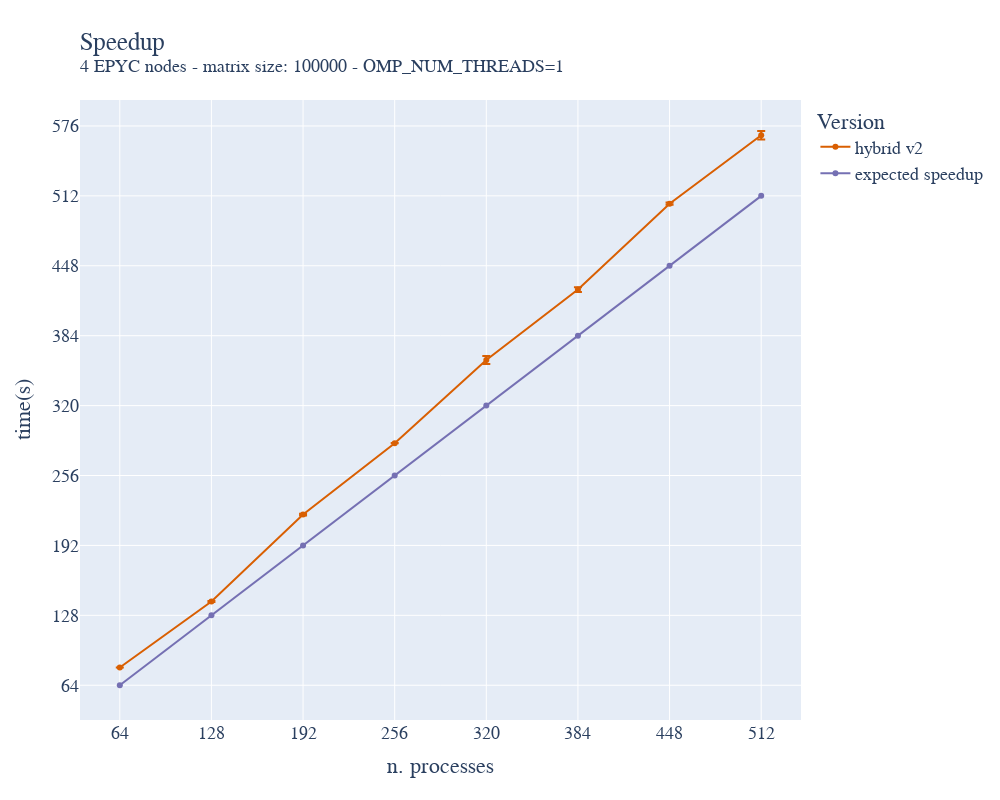

Notebook source saved alongside this figure:
### Code cell
strong_MPI_epyc_hybrid_static_big_grid_avg['speedup']=epyc_big_grid_ref/strong_MPI_epyc_hybrid_static_big_grid_avg["time"]["mean"]
strong_MPI_epyc_hybrid_static_big_grid_avg['expected_speedup']=strong_MPI_epyc_hybrid_static_big_grid_avg['size']['mean']
strong_MPI_epyc_hybrid_static_big_grid_avg['speedup_err']=strong_MPI_epyc_hybrid_static_big_grid_avg["time"]["std"]*epyc_big_grid_ref/strong_MPI_epyc_hybrid_static_big_grid_avg["time"]["mean"]**2

fig = go.Figure()

fig.add_trace(go.Scatter(x=strong_MPI_epyc_hybrid_static_big_grid_avg["size"]["mean"], y=strong_MPI_epyc_hybrid_static_big_grid_avg["speedup"], name='hybrid v2',
                         error_y=dict(
                             type="data",
                             array=strong_MPI_epyc_hybrid_static_big_grid_avg["speedup_err"],
                             visible=True)))
fig.add_trace(go.Scatter(x=strong_MPI_epyc_hybrid_static_big_grid_avg["size"]["mean"], y=strong_MPI_epyc_hybrid_static_big_grid_avg["expected_speedup"], name='expected speedup'))

fig.update_layout(
    title=go.layout.Title(
        text="Speedup<br><sup>4 EPYC nodes - matrix size: 100000 - OMP_NUM_THREADS=1</sup>",
        xref="paper",
        x=0,
    ),
    xaxis_title="n. processes",
    xaxis = dict(
        tickmode = 'linear',
        tick0 = '0',
        dtick = '64'
    ),
    yaxis_title="time(s)",
    yaxis = dict(
        tickmode = 'linear',
        tick0 = '0',
        dtick = '64'
    ),
    legend_title="Version",
    showlegend=True,
    font=dict(
        family="Courier New, monospace",
        size=18,
    ),
    colorway=["#d95f02","#7570b3"],
    autosize=False,
    width=1000,
    height=800,
)
fig.show()
fig.write_image("/home/andres/hpc/Foundations_of_HPC_2022/Assignment/my_assignment/report/images/strong_MPI_epyc_hybrid_big_grid_speedup.pdf", height=800, width=1000)

### Figure 1 — Plotly figure (JSON) as saved in the notebook; plotly's stock layout.template omitted (floating-point values rounded to 4 significant figures)
{"data": [{"error_y": {"array": [0.02113, 0.445, 0.8, 0.1366, 3.753, 2.139, 1.016, 3.933], "type": "data", "visible": true}, "name": "hybrid v2", "type": "scatter", "x": [64, 128, 192, 256, 320, 384, 448, 512], "y": [80.25, 140.6, 220.3, 285.6, 361.8, 426.2, 504.8, 567.4]}, {"name": "expected speedup", "type": "scatter", "x": [64, 128, 192, 256, 320, 384, 448, 512], "y": [64, 128, 192, 256, 320, 384, 448, 512]}], "layout": {"autosize": false, "colorway": ["#d95f02", "#7570b3"], "font": {"family": "Courier New, monospace", "size": 18}, "height": 800, "legend": {"title": {"text": "Version"}}, "showlegend": true, "title": {"text": "Speedup<br><sup>4 EPYC nodes - matrix size: 100000 - OMP_NUM_THREADS=1</sup>", "x": 0, "xref": "paper"}, "width": 1000, "xaxis": {"dtick": "64", "tick0": "0", "tickmode": "linear", "title": {"text": "n. processes"}}, "yaxis": {"dtick": "64", "tick0": "0", "tickmode": "linear", "title": {"text": "time(s)"}}}}
